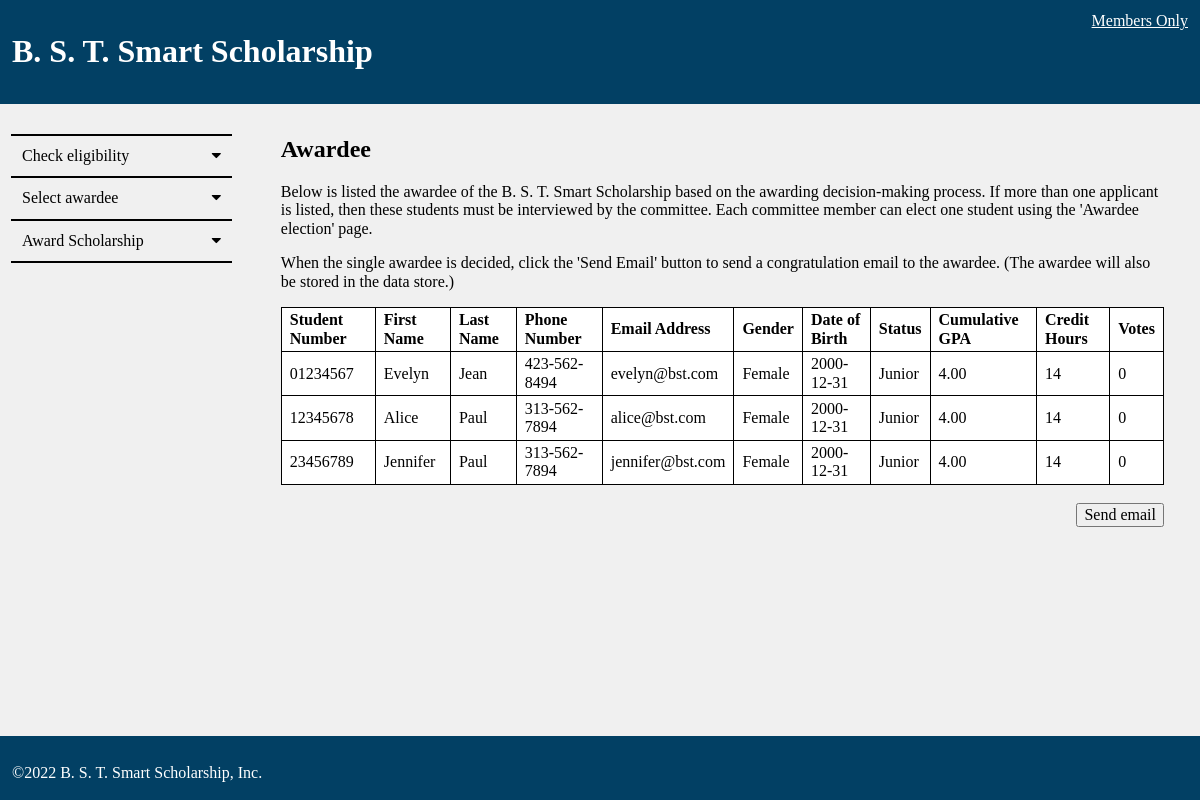
/controller.php?action=show_awardee, run on the app's committed database.
### tables this page shows
CREATE TABLE APPLICANTS (
  studentNumber    CHAR(8)         NOT NULL,
  firstName        VARCHAR(50),
  lastName         VARCHAR(50),
  phoneNumber      VARCHAR(20),
  email            VARCHAR(255),
  gender           ENUM('Male', 'Female'),
  dateOfBirth      DATE,
  status           ENUM('Freshman', 'Sophomore', 'Junior', 'Senior'),
  cumulativeGPA    DECIMAL(3,2),
  semesterGPA      DECIMAL(3,2),
  credits          INT,
  eligible         BOOLEAN,
  votes            INT            DEFAULT 0,

  PRIMARY KEY (studentNumber),
  FOREIGN KEY (studentNumber) REFERENCES REGISTRAR_OFFICE (studentNumber),
  UNIQUE (email)
);

### model/applicants_db.php (called while the page is built, shortened)
<?php
function get_awardee() {
  global $db;
  $query = 'SELECT *, (COUNT(*) OVER()) AS count
            FROM APPLICANTS X
            INNER JOIN
              (SELECT MAX(cumulativeGPA) AS cumulativeGPA
               FROM APPLICANTS Y
               WHERE Y.eligible = TRUE) Y
            ON X.cumulativeGPA = Y.cumulativeGPA
            WHERE X.eligible = TRUE';
  $statement = $db->prepare($query);
  $statement->execute();
  $awardee = $statement->fetchAll();
  if ($awardee[0]['count'] > 1) {
    $query = 'SELECT *, (COUNT(*) OVER()) AS count
              FROM APPLICANTS X
              INNER JOIN
                (SELECT MAX(cumulativeGPA) AS cumulativeGPA, MAX(semesterGPA) AS semesterGPA
                 FROM APPLICANTS Y
                 WHERE Y.eligible = TRUE) Y
              ON X.cumulativeGPA = Y.cumulativeGPA AND X.semesterGPA = Y.semesterGPA
              WHERE X.eligible = TRUE';
    $statement = $db->prepare($query);
    $statement->execute();
    $awardee = $statement->fetchAll();
    if ($awardee[0]['count'] > 1) {
      $query = 'SELECT *, (COUNT(*) OVER()) AS count
                FROM APPLICANTS X
                INNER JOIN
                  (SELECT MAX(cumulativeGPA) AS cumulativeGPA, MAX(semesterGPA) AS semesterGPA
                   FROM APPLICANTS Y
                   WHERE Y.eligible = TRUE) Y
                ON X.cumulativeGPA = Y.cumulativeGPA AND X.semesterGPA = Y.semesterGPA
                WHERE X.eligible = TRUE AND X.status = "Junior"';
      $statement = $db->prepare($query);
      $statement->execute();
      $awardee = $statement->fetchAll();
      if ($awardee[0]['count'] > 1 || $awardee[0]['count'] == 0) {
        $query = 'SELECT *, (COUNT(*) OVER()) AS count
                  FROM APPLICANTS X
                  INNER JOIN
                    (SELECT MAX(cumulativeGPA) AS cumulativeGPA, MAX(semesterGPA) AS semesterGPA
                     FROM APPLICANTS Y
                     WHERE Y.eligible = TRUE) Y
                  ON X.cumulativeGPA = Y.cumulativeGPA AND X.semesterGPA = Y.semesterGPA
                  WHERE X.eligible = TRUE AND X.status = "Junior" AND X.gender = "Female"';
        $statement = $db->prepare($query);
        $statement->execute();
        $awardee = $statement->fetchAll();
        if ($awardee[0]['count'] > 1 || $awardee[0]['count'] == 0) {
          $query = 'SELECT MAX(dateOfBirth) AS dateOfBirth
                    FROM APPLICANTS X
                    INNER JOIN
                      (SELECT MAX(cumulativeGPA) AS cumulativeGPA, MAX(semesterGPA) AS semesterGPA
                       FROM APPLICANTS Y
                       WHERE Y.eligible = TRUE) Y
                    ON X.cumulativeGPA = Y.cumulativeGPA AND X.semesterGPA = Y.semesterGPA
                    WHERE X.eligible = TRUE AND X.status = "Junior" AND X.gender = "Female"';
          $statement = $db->prepare($query);
          $statement->execute();
          $dateOfBirth = $statement->fetch();
          $query = 'SELECT *, (COUNT(*) OVER()) AS count
                    FROM APPLICANTS X
                    INNER JOIN
                      (SELECT MAX(cumulativeGPA) AS cumulativeGPA, MAX(semesterGPA) AS semesterGPA
                       FROM APPLICANTS Y
                       WHERE Y.eligible = TRUE) Y
                    ON X.cumulativeGPA = Y.cumulativeGPA AND X.semesterGPA = Y.semesterGPA
                    WHERE X.eligible = TRUE AND X.status = "Junior" AND X.gender = "Female" AND X.dateOfBirth = :dateOfBirth';
          $statement = $db->prepare($query);
          $statement->bindValue(':dateOfBirth', $dateOfBirth['dateOfBirth']);
          $statement->execute();
          $awardee = $statement->fetchAll();
        }
      }
    }
  }
  if ($awardee) {
    $awardee_result = new AwardeeStudentAggregate();
    foreach ($awardee as $result) :
      $awardee_result->addStudent($result);
    endforeach;
    return $awardee_result;
  }
  else {
    return false;
  }
}
?>

### model/iterator/AwardeeStudentAggregate.php (called while the page is built, shortened)
<?php
    class AwardeeStudentAggregate implements StudentAggregate {
        public $root = null;
        private $student_count = 0;
        public function createIterator() {
            return new AwardeeStudentIterator($this);
        }
        public function getStudentCount() {
            return $this->student_count;
        }
        private function setStudentCount($count) {
            $this->student_count = $count;
        }
        public function addStudent($student) {
            $student_node = $this->root;
            if (!$student_node) {
                return $this->root = new StudentNode($student);
            }
            while ($student_node) {
                if ((int)$student['studentNumber'] > (int)$student_node->student['studentNumber']) {
                    if ($student_node->right) {
                        $student_node = $student_node->right;
                    }
                    else {
                        $student_node = $student_node->right = new StudentNode($student, $student_node);
                        break;
                    }
                }
            }
            return $student_node;
        }
    }
?>

### model/iterator/StudentNode.php (called while the page is built, shortened)
<?php
    class StudentNode {
        public function __construct($student, $parent = null) {
            $this->student = $student;
        }
    }
?>

### model/iterator/AwardeeStudentIterator.php (called while the page is built, shortened)
<?php
    class AwardeeStudentIterator implements StudentIterator {
        private $current_student;
        private $student_nodes_stack = array();
        private $first_node = true;
        public function __construct($student_aggregate) {
            $this->current_student = $student_aggregate->getStudentCount() - 1;
            $current_node = $student_aggregate->root;
            while ($current_node != null) {
                array_push($this->student_nodes_stack, $current_node);
                $current_node = $current_node->left;
            }
        }
        public function next() {
            if ($this->hasNext()) {
                if (!$this->first_node) {
                    $temp_node = end($this->student_nodes_stack)->right;
                    array_pop($this->student_nodes_stack);
                    while ($temp_node != null) {
                        array_push($this->student_nodes_stack, $temp_node);
                        $temp_node = $temp_node->left;
                    }
                }
                $this->first_node = false;
                --$this->current_student;
                return end($this->student_nodes_stack)->student;
            }
            else {
                return NULL;
            }
        }
        public function hasNext() {
            if ($this->current_student > -1) {
                return TRUE;
            }
            else {
                return FALSE;
            }
        }
    }
?>

### member/awardee.php (the view, shortened to what this page needs)
<?php include 'view/header.php';
?>
<main id='home_content'>
  <?php include 'member/member_menu.php' ?>
  <section id='member_section'>
    <h2>Awardee</h2>
    <p>Below is listed the awardee of the B. S. T. Smart Scholarship
      based on the awarding decision-making process. If more than one applicant
      is listed, then these students must be interviewed by the
      committee. Each committee member can elect one student using the 'Awardee
      election' page.</p>
    <p>When the single awardee is decided, click the 'Send Email'
    button to send a congratulation email to the awardee. (The awardee will also be stored in the data store.)</p>
    <form action="controller.php" method="post">
      <table class='member_table'>
        <tr>
          <th>Student Number</th>
          <th>First Name</th>
          <th>Last Name</th>
          <th>Phone Number</th>
          <th>Email Address</th>
          <th>Gender</th>
          <th>Date of Birth</th>
          <th>Status</th>
          <th>Cumulative GPA</th>
          <th>Credit Hours</th>
          <th>Votes</th>
        </tr>
        <?php if ($awardee != FALSE) { ?>
          <?php while ($awardee_iterator->hasNext()) {
              $app = $awardee_iterator->next();
          ?>
            <tr>
              <td><?php echo $app['studentNumber']; ?></td>
              <td><?php echo $app['firstName']; ?></td>
              <td><?php echo $app['lastName']; ?></td>
              <td><?php echo $app['phoneNumber']; ?></td>
              <td><?php echo $app['email']; ?></td>
              <td><?php echo $app['gender']; ?></td>
              <td><?php echo $app['dateOfBirth']; ?></td>
              <td><?php echo $app['status']; ?></td>
              <td><?php echo $app['cumulativeGPA']; ?></td>
              <td><?php echo $app['credits']; ?></td>
              <td><?php echo $app['votes']; ?></td>
            </tr>
          <?php } ?>
        <?php } ?>
      </table><br>
      <?php if ($awardee != FALSE) { ?>
        <input style='float: right;' type='submit' value='Send email'>
      <?php } ?>
    </form>
  </section>
</main>
<?php include 'view/footer.php'; ?>

### styles/main.css (style rules this page uses)
body { position: relative; min-height: 100vh; background-color: #f0f0f0; overflow-x: hidden; }
main { padding-top: 1%; padding-bottom: 1%; }
#home_content { display: flex; }
#member_section { flex: 80%; padding-left: 5%; padding-right: 3%; }
.member_table { border: 1px solid black; border-collapse: collapse; background-color: white; width: 100%; }
.member_table td, .member_table th { border: 1px solid black; padding: .2em .5em .2em .5em; text-align: left; }

### data on the page
applicants: studentNumber "01234567", firstName "Evelyn", lastName "Jean", phoneNumber "423-562-8494", email "evelyn@bst.com", gender "Female", dateOfBirth "2000-12-31", status "Junior", cumulativeGPA "4.00", credits "14", votes "0"
applicants: studentNumber "12345678", firstName "Alice", lastName "Paul", phoneNumber "313-562-7894", email "alice@bst.com", gender "Female", dateOfBirth "2000-12-31", status "Junior", cumulativeGPA "4.00", credits "14", votes "0"
applicants: studentNumber "23456789", firstName "Jennifer", lastName "Paul", phoneNumber "313-562-7894", email "jennifer@bst.com", gender "Female", dateOfBirth "2000-12-31", status "Junior", cumulativeGPA "4.00", credits "14", votes "0"
